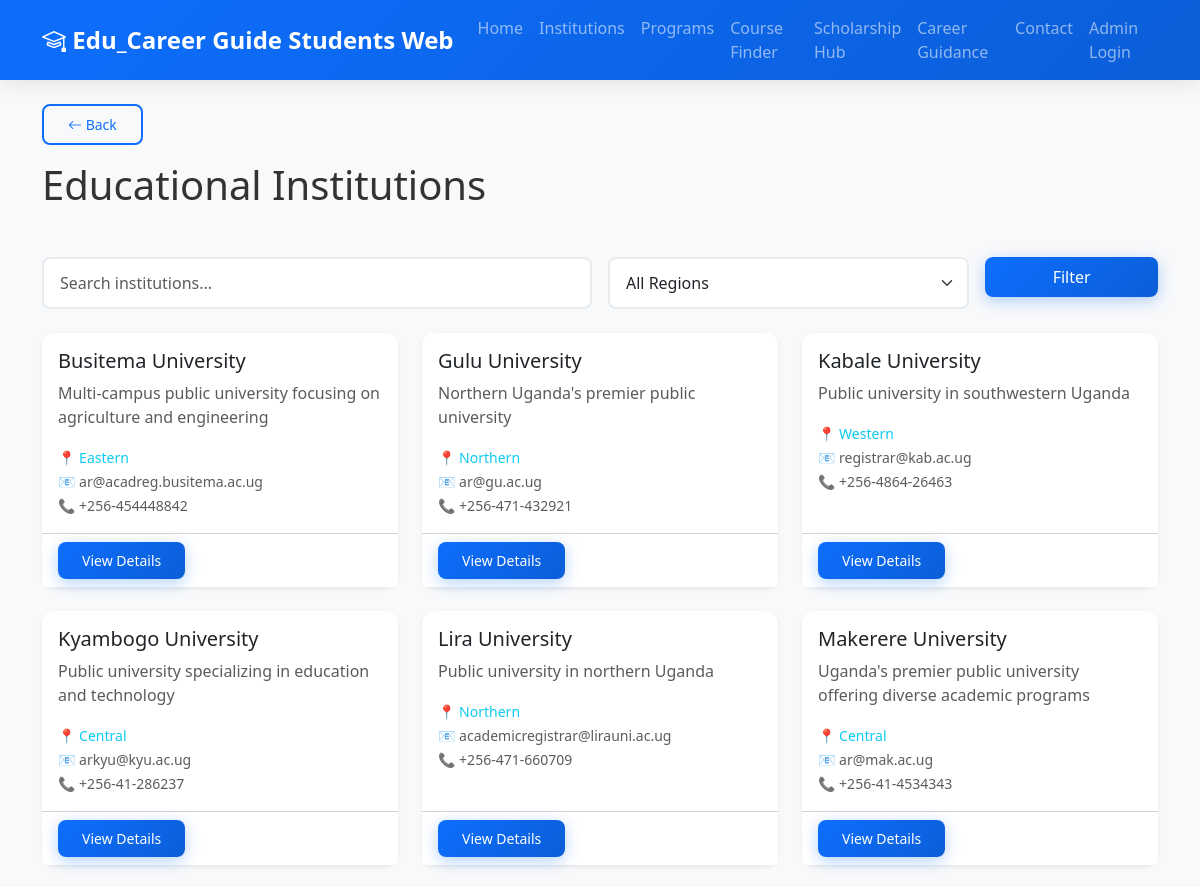
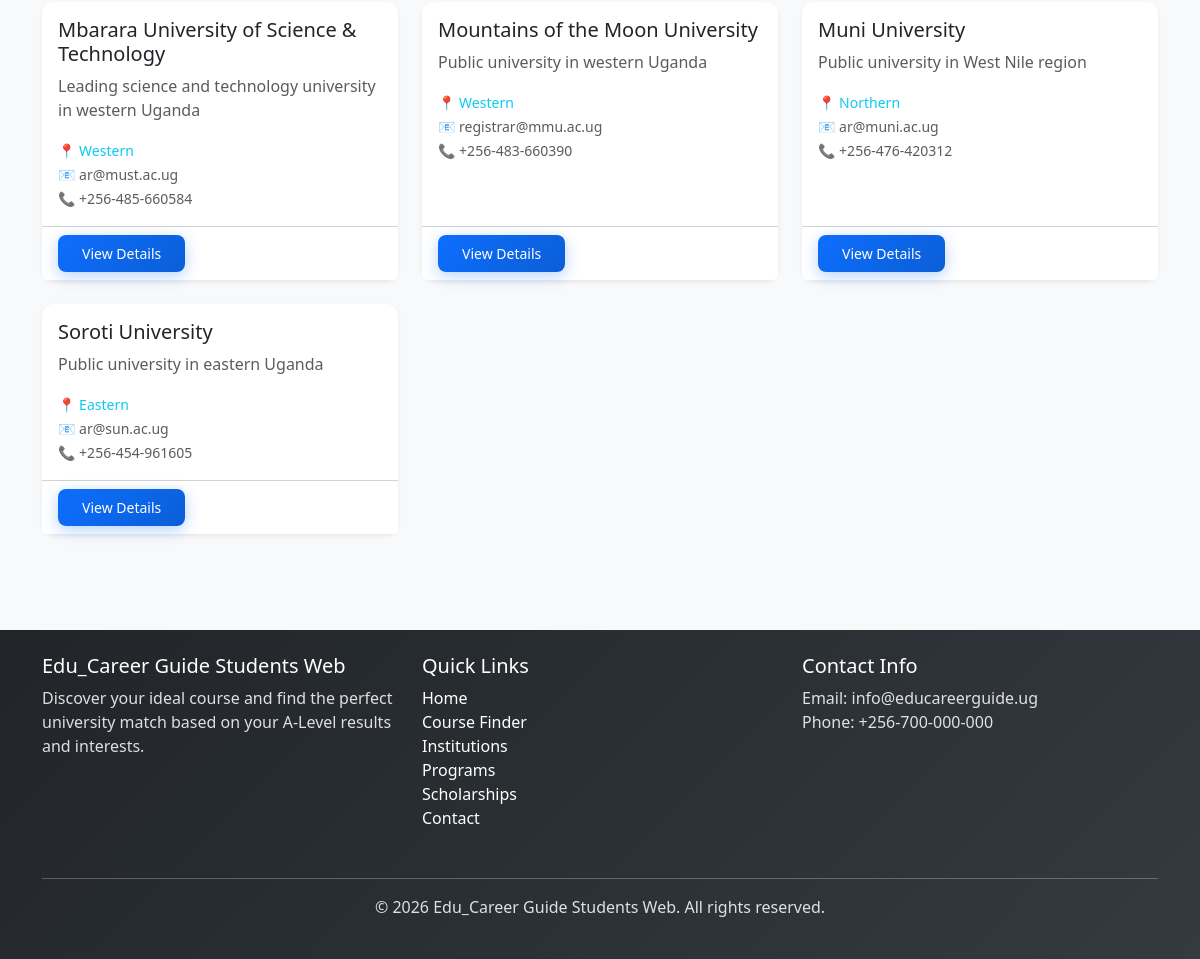
Screenshot of /institutions.php with the database file from the repository (2 pictures, top to bottom).
### tables this page shows
CREATE TABLE `institutions` (
  `id` INT AUTO_INCREMENT PRIMARY KEY,
  `name` VARCHAR(150) NOT NULL,
  `short_name` VARCHAR(20),
  `short_description` TEXT,
  `address` VARCHAR(255),
  `region` VARCHAR(100),
  `logo_path` VARCHAR(255),
  `contact_email` VARCHAR(100),
  `phone` VARCHAR(20),
  `website` VARCHAR(255),
  `university_type` ENUM('Public', 'Private') DEFAULT 'Public',
  `established_year` YEAR,
  `student_capacity` INT,
  `application_deadline` DATE,
  `created_at` TIMESTAMP DEFAULT CURRENT_TIMESTAMP,
  `updated_at` TIMESTAMP DEFAULT CURRENT_TIMESTAMP ON UPDATE CURRENT_TIMESTAMP,
  INDEX `idx_region` (`region`),
  INDEX `idx_name` (`name`),
  INDEX `idx_type` (`university_type`)
);

### includes/Sanitizer.php (called while the page is built, shortened)
<?php
class Sanitizer {
    public static function escape($output) {
        return htmlspecialchars($output, ENT_QUOTES, 'UTF-8');
    }
}
?>

### includes/Auth.php (called while the page is built, shortened)
<?php
class Auth {
    public static function isLoggedIn() {
        return isset($_SESSION['user_id']) && isset($_SESSION['user_role']);
    }
}
?>

### includes/Database.php (called while the page is built, shortened)
<?php
class Database {
    private $pdo;
    private static $instance = null;
    private function __construct() {
        $port = defined('DB_PORT') ? DB_PORT : '3306';
        $dsn = sprintf(
            'mysql:host=%s;port=%s;dbname=%s;charset=utf8mb4',
            DB_HOST,
            $port,
            DB_NAME
        );
        $opts = [
            PDO::ATTR_ERRMODE => PDO::ERRMODE_EXCEPTION,
            PDO::ATTR_DEFAULT_FETCH_MODE => PDO::FETCH_ASSOC,
            PDO::ATTR_EMULATE_PREPARES => false,
        ];
        try {
            $this->pdo = new PDO($dsn, DB_USER, DB_PASS, $opts);
        } catch (PDOException $e) {
            error_log('Database connection failed: ' . $e->getMessage());
            if (class_exists('Config') && Config::isDevelopment()) {
                die('Database connection failed: ' . htmlspecialchars($e->getMessage()));
            }
            die('Database connection failed. Please try again later.');
        }
    }
    public static function getInstance() {
        if (self::$instance === null) {
            self::$instance = new self();
        }
        return self::$instance;
    }
    public function execute($query, $params = []) {
        try {
            $stmt = $this->pdo->prepare($query);
            $stmt->execute($params);
            return $stmt;
        } catch (PDOException $e) {
            error_log('Database Error: ' . $e->getMessage());
            $this->lastStatement = null;
            return false;
        }
    }
    public function fetchAll($query, $params = []) {
        $stmt = $this->execute($query, $params);
        return $stmt->fetchAll();
    }
}

### includes/Institution.php (called while the page is built, shortened)
<?php
class Institution {
    private $db;
    public function __construct() {
        $this->db = Database::getInstance();
    }
    public function getAll($limit = null, $offset = 0) {
        $query = 'SELECT * FROM institutions ORDER BY name ASC';
        if ($limit) {
            $query .= ' LIMIT ? OFFSET ?';
            return $this->db->fetchAll($query, [$limit, $offset]);
        }
        return $this->db->fetchAll($query);
    }
}
?>

### institutions.php (the view, shortened to what this page needs)
<?php
require_once 'includes/header.php';
require_once 'includes/Institution.php';
$institution = new Institution();
$search = isset($_GET['search']) ? trim($_GET['search']) : '';
$region = isset($_GET['region']) ? trim($_GET['region']) : '';
$page = isset($_GET['page']) ? max(1, (int)$_GET['page']) : 1;
$per_page = 12;
$offset = ($page - 1) * $per_page;
if ($search) {
    $institutions = $institution->search($search, $region ?: null, $per_page, $offset);
    $total_count = count($institution->search($search, $region ?: null));
} elseif ($region) {
    $institutions = $institution->getByRegion($region, $per_page, $offset);
    $total_count = count($institution->getByRegion($region));
} else {
    $institutions = $institution->getAll($per_page, $offset);
}
?>
<div class="container">
    <div class="row mb-4">
        <div class="col-12">
            <h1 class="mb-4">Educational Institutions</h1>
        </div>
    </div>
    <div class="row mb-4">
        <div class="col-12">
            <form method="GET" class="row g-3">
                <div class="col-md-6">
                    <input type="text" class="form-control" name="search" placeholder="Search institutions..." value="<?php echo Sanitizer::escape($search); ?>">
                </div>
                <div class="col-md-4">
                    <select class="form-select" name="region">
                        <option value="">All Regions</option>
                    </select>
                </div>
                <div class="col-md-2">
                    <button type="submit" class="btn btn-primary w-100">Filter</button>
                </div>
            </form>
        </div>
    </div>
    <div class="row">
        <?php if (empty($institutions)): ?>
        <div class="col-12">
            <div class="alert alert-info">No institutions found. Try adjusting your search criteria.</div>
        </div>
        <?php else: ?>
            <?php foreach ($institutions as $inst): ?>
            <div class="col-md-6 col-lg-4 mb-4">
                <div class="card h-100 shadow-sm">
                    <div class="card-body">
                        <h5 class="card-title"><?php echo Sanitizer::escape($inst['name']); ?></h5>
                        <p class="card-text text-muted"><?php echo Sanitizer::escape($inst['short_description']); ?></p>
                        <p class="card-text">
                            <small class="text-info">📍 <?php echo Sanitizer::escape($inst['region']); ?></small><br>
                            <small class="text-muted">📧 <?php echo Sanitizer::escape($inst['contact_email']); ?></small><br>
                            <small class="text-muted">📞 <?php echo Sanitizer::escape($inst['phone']); ?></small>
                        </p>
                    </div>
                    <div class="card-footer bg-white">
                        <a href="institution-detail.php?id=<?php echo $inst['id']; ?>" class="btn btn-sm btn-primary">View Details</a>
                    </div>
                </div>
            </div>
            <?php endforeach; ?>
        <?php endif; ?>
    </div>
</div>
<?php require_once 'includes/footer.php'; ?>

### includes/header.php (shortened to what this page needs)
<!DOCTYPE html>
<html lang="en">
<head>
    <link href="https://cdn.jsdelivr.net/npm/bootstrap@5.3.0/dist/css/bootstrap.min.css" rel="stylesheet">
    <link rel="stylesheet" href="https://cdn.jsdelivr.net/npm/bootstrap-icons@1.11.0/font/bootstrap-icons.css">
    <link rel="stylesheet" href="<?php echo Sanitizer::escape(rtrim(APP_URL, '/') . '/assets/css/style.css'); ?>">
</head>
<body>
    <nav class="navbar navbar-expand-lg navbar-dark bg-primary">
        <div class="container">
            <a class="navbar-brand fw-bold" href="<?php echo Sanitizer::escape(rtrim(APP_URL, '/') . '/'); ?>">
                <i class="bi bi-mortarboard"></i> <?php echo APP_NAME; ?>
            </a>
            <div class="collapse navbar-collapse" id="navbarNav">
            <ul class="navbar-nav ms-auto">
                    <li class="nav-item">
                        <a class="nav-link" href="<?php echo Sanitizer::escape(rtrim(APP_URL, '/') . '/'); ?>">Home</a>
                    </li>
                    <li class="nav-item">
                        <a class="nav-link" href="<?php echo Sanitizer::escape(rtrim(APP_URL, '/') . '/institutions.php'); ?>">Institutions</a>
                    </li>
                    <li class="nav-item">
                        <a class="nav-link" href="<?php echo Sanitizer::escape(rtrim(APP_URL, '/') . '/programs.php'); ?>">Programs</a>
                    </li>
                    <li class="nav-item">
                        <a class="nav-link" href="<?php echo Sanitizer::escape(rtrim(APP_URL, '/') . '/course-finder.php'); ?>">Course Finder</a>
                    </li>
                    <li class="nav-item">
                        <a class="nav-link" href="<?php echo Sanitizer::escape(rtrim(APP_URL, '/') . '/scholarship-hub.php'); ?>">Scholarship Hub</a>
                    </li>
                    <li class="nav-item">
                        <a class="nav-link" href="<?php echo Sanitizer::escape(rtrim(APP_URL, '/') . '/career-guidance.php'); ?>">Career Guidance</a>
                    </li>
                    <li class="nav-item">
                        <a class="nav-link" href="<?php echo Sanitizer::escape(rtrim(APP_URL, '/') . '/contact.php'); ?>">Contact</a>
                    </li>
<?php if (Auth::isLoggedIn()): ?>
<li class="nav-item">
    <a class="nav-link" href="<?php echo Sanitizer::escape(rtrim(APP_URL, '/') . '/admin/logout.php'); ?>">Logout</a>
</li>
<?php else: ?>
<li class="nav-item">
    <a class="nav-link" href="<?php echo Sanitizer::escape(rtrim(APP_URL, '/') . '/admin/login.php'); ?>">Admin Login</a>
</li>
<?php endif; ?>
                </ul>
            </div>
        </div>
    </nav>
    <main class="py-4">
        <div class="container mb-3">
    <button type="button" onclick="window.history.length > 1 ? history.back() : window.location.href='<?php echo Sanitizer::escape(rtrim(APP_URL, '/') . '/'); ?>'"
        class="btn btn-outline-primary btn-sm">
        <i class="bi bi-arrow-left"></i> Back
    </button>
</div>

### includes/footer.php (shortened to what this page needs)
<?php
$base_url = rtrim(APP_URL, '/');
?>
    </main>
    <footer class="bg-dark text-white py-4 mt-5">
        <div class="container">
            <div class="row">
                <div class="col-md-4 mb-3">
                    <h5><?php echo APP_NAME; ?></h5>
                    <p class="text-muted">Discover your ideal course and find the perfect university match based on your A-Level results and interests.</p>
                </div>
                <div class="col-md-4 mb-3">
                    <h5>Quick Links</h5>
                    <ul class="list-unstyled">
                        <li><a href="<?php echo Sanitizer::escape($base_url . '/'); ?>" class="text-muted text-decoration-none">Home</a></li>
                        <li><a href="<?php echo Sanitizer::escape($base_url . '/course-finder.php'); ?>" class="text-muted text-decoration-none">Course Finder</a></li>
                        <li><a href="<?php echo Sanitizer::escape($base_url . '/institutions.php'); ?>" class="text-muted text-decoration-none">Institutions</a></li>
                        <li><a href="<?php echo Sanitizer::escape($base_url . '/programs.php'); ?>" class="text-muted text-decoration-none">Programs</a></li>
                        <li><a href="<?php echo Sanitizer::escape($base_url . '/scholarship-hub.php'); ?>" class="text-muted text-decoration-none">Scholarships</a></li>
                        <li><a href="<?php echo Sanitizer::escape($base_url . '/contact.php'); ?>" class="text-muted text-decoration-none">Contact</a></li>
                    </ul>
                </div>
                <div class="col-md-4 mb-3">
                    <h5>Contact Info</h5>
                    <p class="text-muted">
                        Email: info@educareerguide.ug<br>
                        Phone: +256-700-000-000
                    </p>
                </div>
            </div>
            <hr class="bg-secondary">
            <div class="text-center text-muted">
                <p>&copy; <?php echo date('Y'); ?> <?php echo APP_NAME; ?>. All rights reserved.</p>
            </div>
        </div>
    </footer>
</body>
</html>

### assets/css/style.css (style rules this page uses)
:root { --primary-color: #0d6efd; --secondary-color: #6c757d; --success-color: #198754; --danger-color: #dc3545; --warning-color: #ffc107; --info-color: #0dcaf0; }
* { margin: 0; padding: 0; box-sizing: border-box; }
body { font-family: "Segoe UI", Tahoma, Geneva, Verdana, sans-serif; background-color: #f8f9fa; color: #333; }
main { min-height: calc(100vh - 200px); }
.navbar { box-shadow: 0 2px 4px rgba(0, 0, 0, 0.1); }
.navbar-brand { font-size: 1.5rem; font-weight: 600; }
.card { border: none; border-radius: 8px; transition: transform 0.3s ease, box-shadow 0.3s ease; }
.btn { border-radius: 6px; font-weight: 500; transition: all 0.3s ease; }
.btn-primary { background-color: var(--primary-color); border-color: var(--primary-color); }
.form-control, .form-select { border-radius: 6px; border: 1px solid #dee2e6; transition: border-color 0.3s ease, box-shadow 0.3s ease; }
footer { margin-top: auto; border-top: 1px solid #dee2e6; }
.card { border: none; border-radius: 12px; transition: all 0.3s ease; box-shadow: 0 2px 10px rgba(0, 0, 0, 0.08); }
.btn { border-radius: 8px; font-weight: 500; padding: 0.5rem 1.5rem; transition: all 0.3s ease; border: none; }
.btn-primary { background: linear-gradient(135deg, #0d6efd 0%, #0b5ed7 100%); box-shadow: 0 4px 15px rgba(13, 110, 253, 0.3); }
.btn-outline-primary { border: 2px solid #0d6efd; color: #0d6efd; background: transparent; }
.form-control, .form-select { border-radius: 8px; border: 2px solid #e9ecef; padding: 0.75rem 1rem; transition: all 0.3s ease; }
.navbar { background: linear-gradient(135deg, #0d6efd 0%, #0b5ed7 100%) !important; box-shadow: 0 2px 20px rgba(0, 0, 0, 0.1); }
.navbar-brand { font-size: 1.5rem; font-weight: 700; }
.nav-link { font-weight: 500; transition: all 0.3s ease; }
footer { background: linear-gradient(135deg, #212529 0%, #343a40 100%); margin-top: auto; border-top: none; }
footer .text-muted { color: rgba(255,255,255,0.85) !important; }
footer a.text-muted { color: #ffffff !important; }
.text-muted { color: #6c757d; }
.shadow-sm { box-shadow: 0 0.125rem 0.25rem rgba(0, 0, 0, 0.075); }

### rows the page displays
institutions: name "Busitema University", short_description "Multi-campus public university focusing on agriculture and engineering", region "Eastern", contact_email "ar@acadreg.busitema.ac.ug", phone "+256-454448842"
institutions: name "Gulu University", short_description "Northern Uganda's premier public university", region "Northern", contact_email "ar@gu.ac.ug", phone "+256-471-432921"
institutions: name "Kabale University", short_description "Public university in southwestern Uganda", region "Western", contact_email "registrar@kab.ac.ug", phone "+256-4864-26463"
institutions: name "Kyambogo University", short_description "Public university specializing in education and technology", region "Central", contact_email "arkyu@kyu.ac.ug", phone "+256-41-286237"
institutions: name "Lira University", short_description "Public university in northern Uganda", region "Northern", contact_email "academicregistrar@lirauni.ac.ug", phone "+256-471-660709"
institutions: name "Makerere University", short_description "Uganda's premier public university offering diverse academic programs", region "Central", contact_email "ar@mak.ac.ug", phone "+256-41-4534343"
institutions: name "Mbarara University of Science & Technology", short_description "Leading science and technology university in western Uganda", region "Western", contact_email "ar@must.ac.ug", phone "+256-485-660584"
institutions: name "Mountains of the Moon University", short_description "Public university in western Uganda", region "Western", contact_email "registrar@mmu.ac.ug", phone "+256-483-660390"
institutions: name "Muni University", short_description "Public university in West Nile region", region "Northern", contact_email "ar@muni.ac.ug", phone "+256-476-420312"
institutions: name "Soroti University", short_description "Public university in eastern Uganda", region "Eastern", contact_email "ar@sun.ac.ug", phone "+256-454-961605"

### other values shown
APP_NAME "Edu_Career Guide Students Web"
